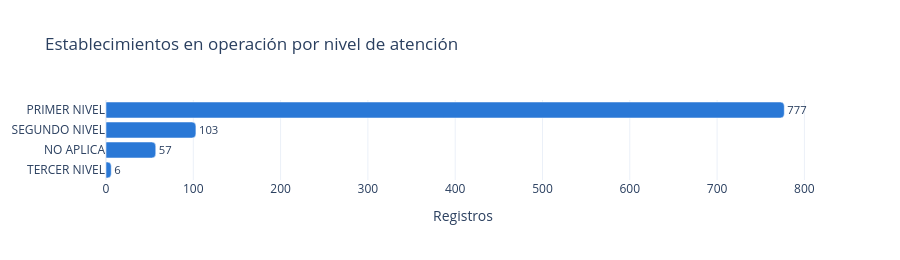

Here is the notebook cell this chart was saved with:
### Markdown cell above
Frecuencia por nivel de atención.

### Code cell
barras(conteo(op["NIVEL ATENCION"]), "Establecimientos en operación por nivel de atención")

### Figure 1 — Plotly figure (JSON) as saved in the notebook; plotly's stock layout.template omitted (floating-point values rounded to 4 significant figures)
{"data": [{"alignmentgroup": "True", "cliponaxis": false, "hovertemplate": "x=%{x}<br>y=%{y}<br>text=%{text}<extra></extra>", "legendgroup": "", "marker": {"color": "#2a78d6", "pattern": {"shape": ""}}, "name": "", "offsetgroup": "", "orientation": "h", "showlegend": false, "text": [6, 57, 103, 777], "textposition": "outside", "type": "bar", "x": [6, 57, 103, 777], "xaxis": "x", "y": ["TERCER NIVEL", "NO APLICA", "SEGUNDO NIVEL", "PRIMER NIVEL"], "yaxis": "y"}], "layout": {"barcornerradius": 4, "barmode": "relative", "height": 260, "legend": {"tracegroupgap": 0}, "title": {"text": "Establecimientos en operación por nivel de atención"}, "xaxis": {"anchor": "y", "domain": [0, 1], "title": {"text": "Registros"}}, "yaxis": {"anchor": "x", "domain": [0, 1], "title": {}}}}
